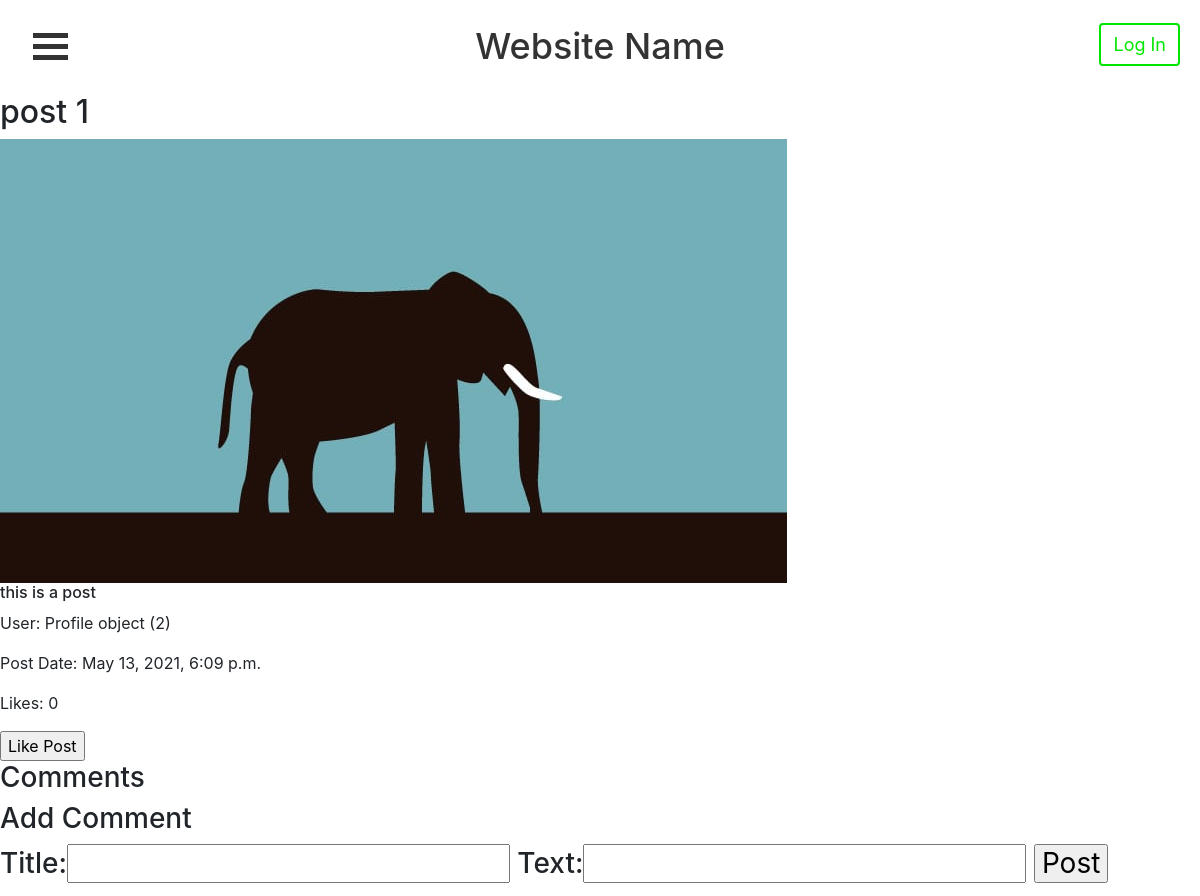
Before: /post/10/ with the older database file.
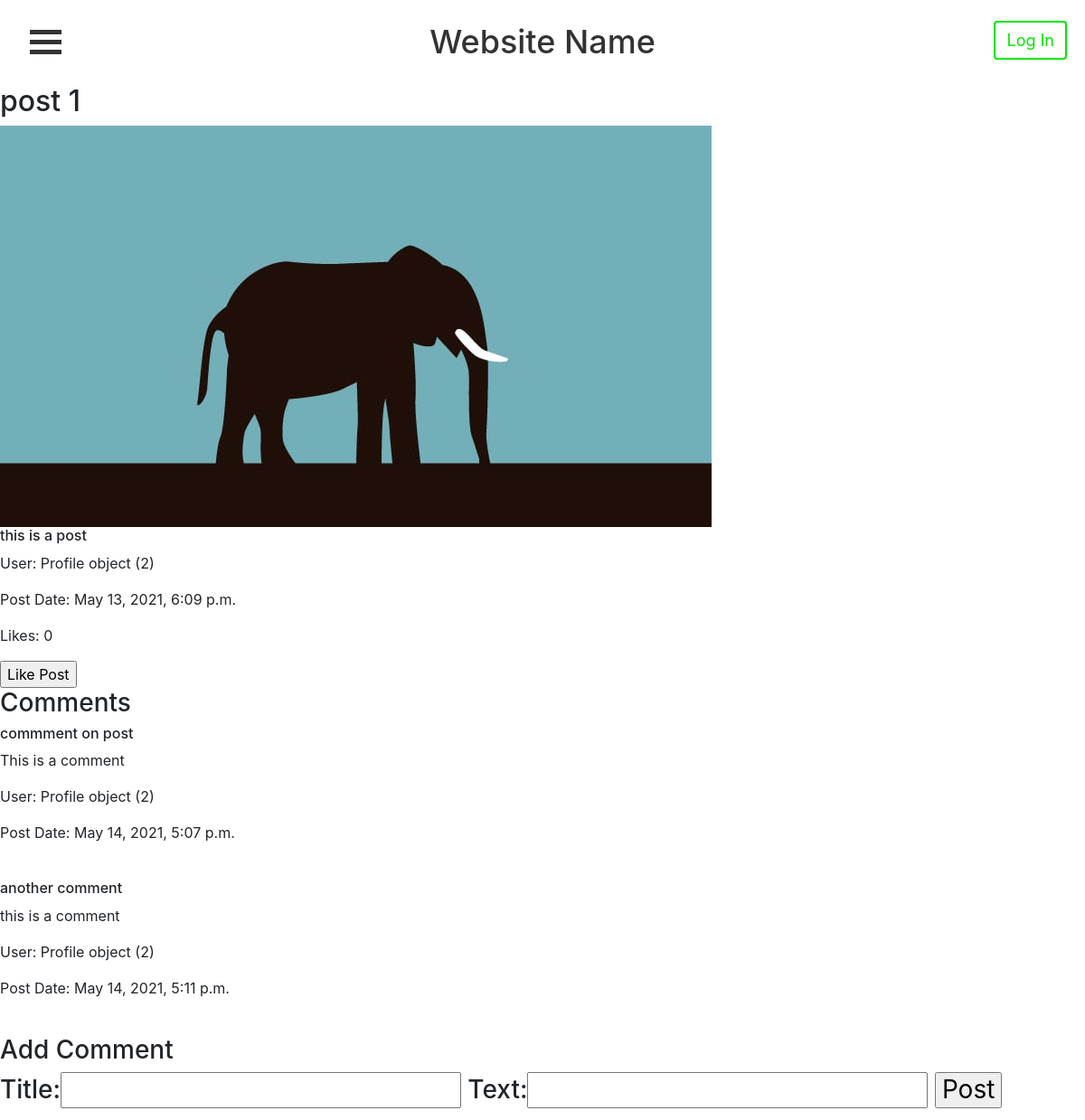
After: the same page with the newer database file.
### accounts/models.py (models this page shows, shortened)
class Post(models.Model):
    title = models.CharField(max_length=50, null=True)
    caption = models.CharField(max_length=200, null=True)
    image = models.ImageField(null=True)
    post_date = models.DateTimeField(auto_now_add=True, null=True)
    userPosted = models.ForeignKey(Profile, null=True, on_delete=models.CASCADE)
    likes = models.IntegerField(default=0)

class Profile(models.Model):
    user = models.OneToOneField(User, on_delete=models.CASCADE, primary_key=True)
    profile_pic = models.ImageField(null=True, blank=True)
    bio = models.TextField(default="", blank=True)
    def create_user_profile(sender, instance, created, **kwargs):
        if created:
            Profile.objects.create(user=instance)
    post_save.connect(create_user_profile, sender=User)

class Comment(models.Model):
    title = models.CharField(max_length=30, null=True)
    text = models.CharField(max_length=1000, null=True)
    post_date = models.DateTimeField(auto_now_add=True, null=True)
    post = models.ForeignKey(Post, on_delete=models.CASCADE)
    userPosted = models.ForeignKey(Profile, null=True, on_delete=models.CASCADE)

### accounts/views.py (the view, shortened to what this page needs)
# urls.py: path('post/<str:pk>/', views.post, name="post_page"),
def post(request, pk):
    post = Post.objects.get(id=pk)
    comments = post.comment_set.all()
    form = CommentForm()
    form_like = LikeForm()
    context = {'post': post, 'comments': comments, 'form': form, 'form_like': form_like}
    return render(request, 'accounts/post.html', context)

### accounts/forms.py
class CommentForm(ModelForm):
    class Meta:
        model = Comment
        fields = ['title', 'text']

class LikeForm(ModelForm):
    class Meta:
        model = Like
        fields = []

### accounts/templates/accounts/post.html (shortened to what this page needs)
{% extends 'accounts/main.html' %}
{% block content %}
<h2>{{post.title}}</h2>
<img src="{{post.image.url }}" alt="post image">
<h6>{{post.caption}}</h6>
<p>User: {{post.userPosted}}</p>
<p>Post Date: {{post.post_date}}</p>
<p>Likes: {{post.likes}}</p>
<form method="post">
  <input type="submit" value="Like Post" name="Like">
</form>
<h3>Comments</h3>
{% for comment in comments %}
<h6>{{comment.title}}</h6>
<p>{{comment.text}}</p>
<p>User: {{comment.userPosted}}</p>
<p>Post Date: {{comment.post_date}}</p>
<br />
{% endfor %}
<h3>Add Comment<h3>
<form method="post">
  {{ form }}
  <input type="submit" value="Post" name="Comment">
</form>
{% endblock %}

### accounts/templates/accounts/main.html (shortened to what this page needs)
{% load static %}
<!DOCTYPE html>
<html lang="en" dir="ltr">
  <head>
    <link rel="stylesheet" href="https://maxcdn.bootstrapcdn.com/bootstrap/4.5.2/css/bootstrap.min.css">
    <link rel="stylesheet" href={% static '/css/mystylesheet.css' %}>
  </head>
  <body>
    <div class="container-fluid sticky" id="customNav">
      <div class="btn" onclick="menuAnimation(this); changeNav()" role="button">
        <div class="bar1"></div>
        <div class="bar2"></div>
        <div class="bar3"></div>
      </div>
      <h2 class="centeredNavInfo">Website Name</h2>
      {% if user.is_authenticated %}
        <a href="{% url 'logout' %}" class="rightNavInfo">
           <button class="btn logout" style="font-size:1.5vw">Log Out</button>
        </a>
      {% else %}
        <a href="{% url 'login_page' %}" class="rightNavInfo">
           <button class="btn login" style="font-size:1.5vw">Log In</button>
        </a>
      {% endif %}
    </div>
    <div id="main">
      {% block content %}{% endblock %}
    </div>
  </body>
</html>

### accounts/static/css/mystylesheet.css (style rules this page uses)
body { background-color: white; }
#main { transition: margin-left .5s; }
.bar1, .bar2, .bar3 { width: 35px; height: 5px; background-color: #333; margin: 6px 0; transition: 0.4s; }
div.sticky { position: -webkit-sticky; position: sticky; top: 0; background-color: white; padding: 20px; z-index: 9999; }
#customNav { transition: .5s; }
.centeredNavInfo { float: none; position: absolute; top: 50%; left: 50%; transform: translate(-50%, -50%); font-size: 3vw; color: #333; }
.rightNavInfo { float: right; font-size: 2.5vw; color: white; font-family: "Lato", sans-serif padding: 14px 16px; }
.login { border: 2px solid; cursor: pointer; border-color: #00e600; color: #00e600; }

Changed rows visible on the page:
added Comment: title "commment on post", text "This is a comment", userPosted "Profile object (2)", post_date "May 14, 2021, 5:07 p.m."
added Comment: title "another comment", text "this is a comment", userPosted "Profile object (2)", post_date "May 14, 2021, 5:11 p.m."
